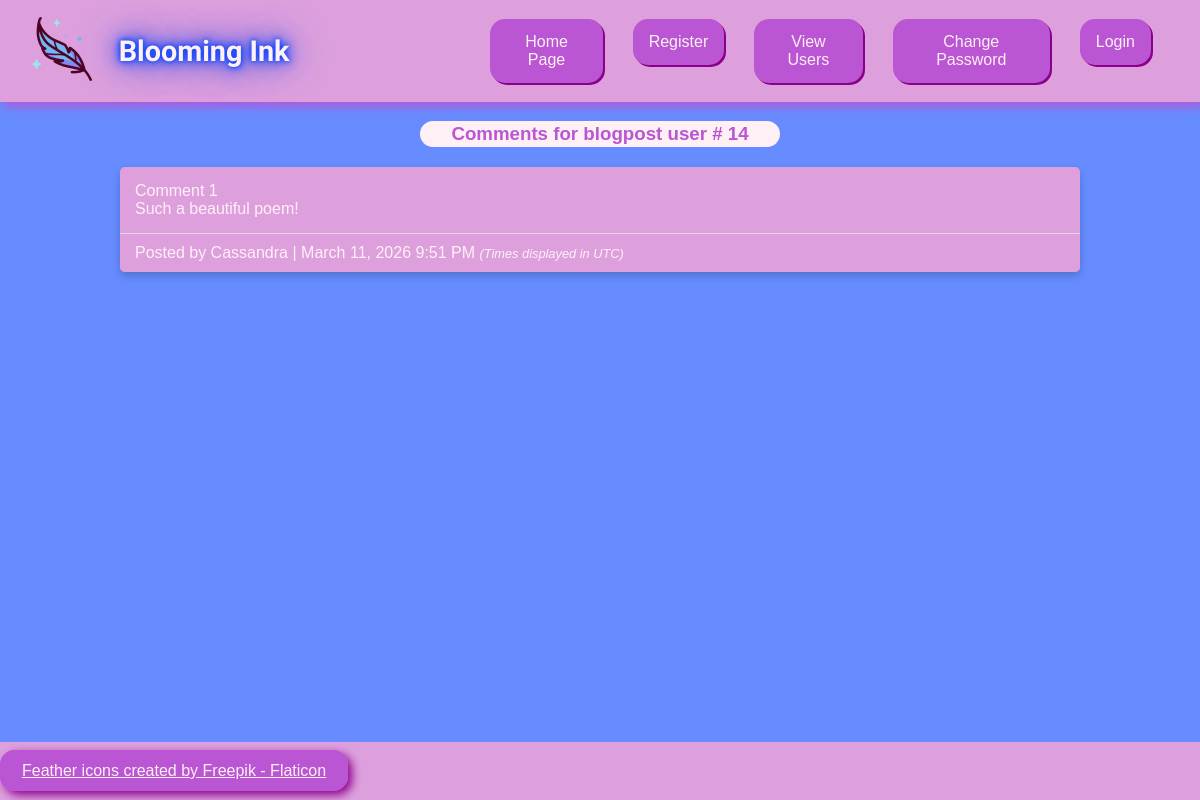
Page /Blooming_Ink/viewcomments.php?blogpost_id=14 on the committed database.
### tables this page shows
CREATE TABLE `comments` (
  `comment_id` int(11) NOT NULL,
  `user_id` int(11) NOT NULL,
  `blogpost_id` int(11) NOT NULL,
  `comment_body` text NOT NULL,
  `comment_timestamp` timestamp NOT NULL DEFAULT current_timestamp()
);

CREATE TABLE `users` (
  `user_id` int(11) NOT NULL,
  `fname` varchar(255) NOT NULL,
  `lname` varchar(255) NOT NULL,
  `email` varchar(255) NOT NULL,
  `pass` char(64) NOT NULL,
  `registration_date` timestamp NOT NULL DEFAULT current_timestamp(),
  `is_admin` tinyint(1) DEFAULT NULL
);

### Blooming_Ink/viewcomments.php (the view, shortened to what this page needs)
<!DOCTYPE html>
<html lang="en">
<head>
</head>
<body>
<?php
include('header.php');
include('mysqli_connect.php');
$blogid = mysqli_real_escape_string($dbc, trim($_GET['blogpost_id']));
$query = "SELECT comments.*, users.fname FROM comments JOIN users ON comments.user_id = users.user_id WHERE blogpost_id=$blogid";
$result = mysqli_query($dbc, $query);
?>
<h3>Comments for blogpost user # <?php echo $blogid; ?></h3>
        <?php
        $i = 1;
        while ($row = mysqli_fetch_array($result, MYSQLI_ASSOC)) {
		?>
		<div class="comment">
			<div class="commentbody">Comment <?php echo $i . "<br>"; ?> <?php echo $row['comment_body']; ?></div>
           <div class="timestamp">Posted by <?php echo htmlspecialchars($row['fname']); ?> | <?php echo date('F j, Y g:i A', strtotime($row['comment_timestamp'])) . " <em style='font-size:0.8em;'>(Times displayed in UTC)</em>"; ?></div>
            </div>
			<?php
            $i++;
        }
        include('footer.php');
        ?>
</body>

### Blooming_Ink/viewcomments.php (style rules this page uses)
h3 { text-align: center; color: plum; }
.comment { width: 80%; margin: 20px auto; box-shadow: 0 4px 8px rgba(0, 0, 0, 0.2); border-radius: 5px; overflow: hidden; background-color: plum; color:lavenderblush; }
.commentbody { color:lavenderblush; padding: 15px; font-size: 16px; }
.timestamp { background-color: plum; padding: 10px 15px; font-size: 16px; color: lavenderblush; text-align: left; border-top: 1px solid #ddd; }
h3 { text-align: center; color:mediumorchid; border: 2px solid lavenderblush; border-radius:20px; background: lavenderblush; margin-left:35%; margin-right:35%; }

### Blooming_Ink/header.php (style rules this page uses)
body { margin:0; padding:0; background-color:#668cff; font-family: 'Trebuchet MS', sans-serif; display:flex; flex-direction: column; min-height: 100vh; }

### rows in the picture
comments: comment_body "Such a beautiful poem!", user.fname "Cassandra", comment_timestamp "March 11, 2026 9:51 PM"

### other values in the picture
$blogid "14"
